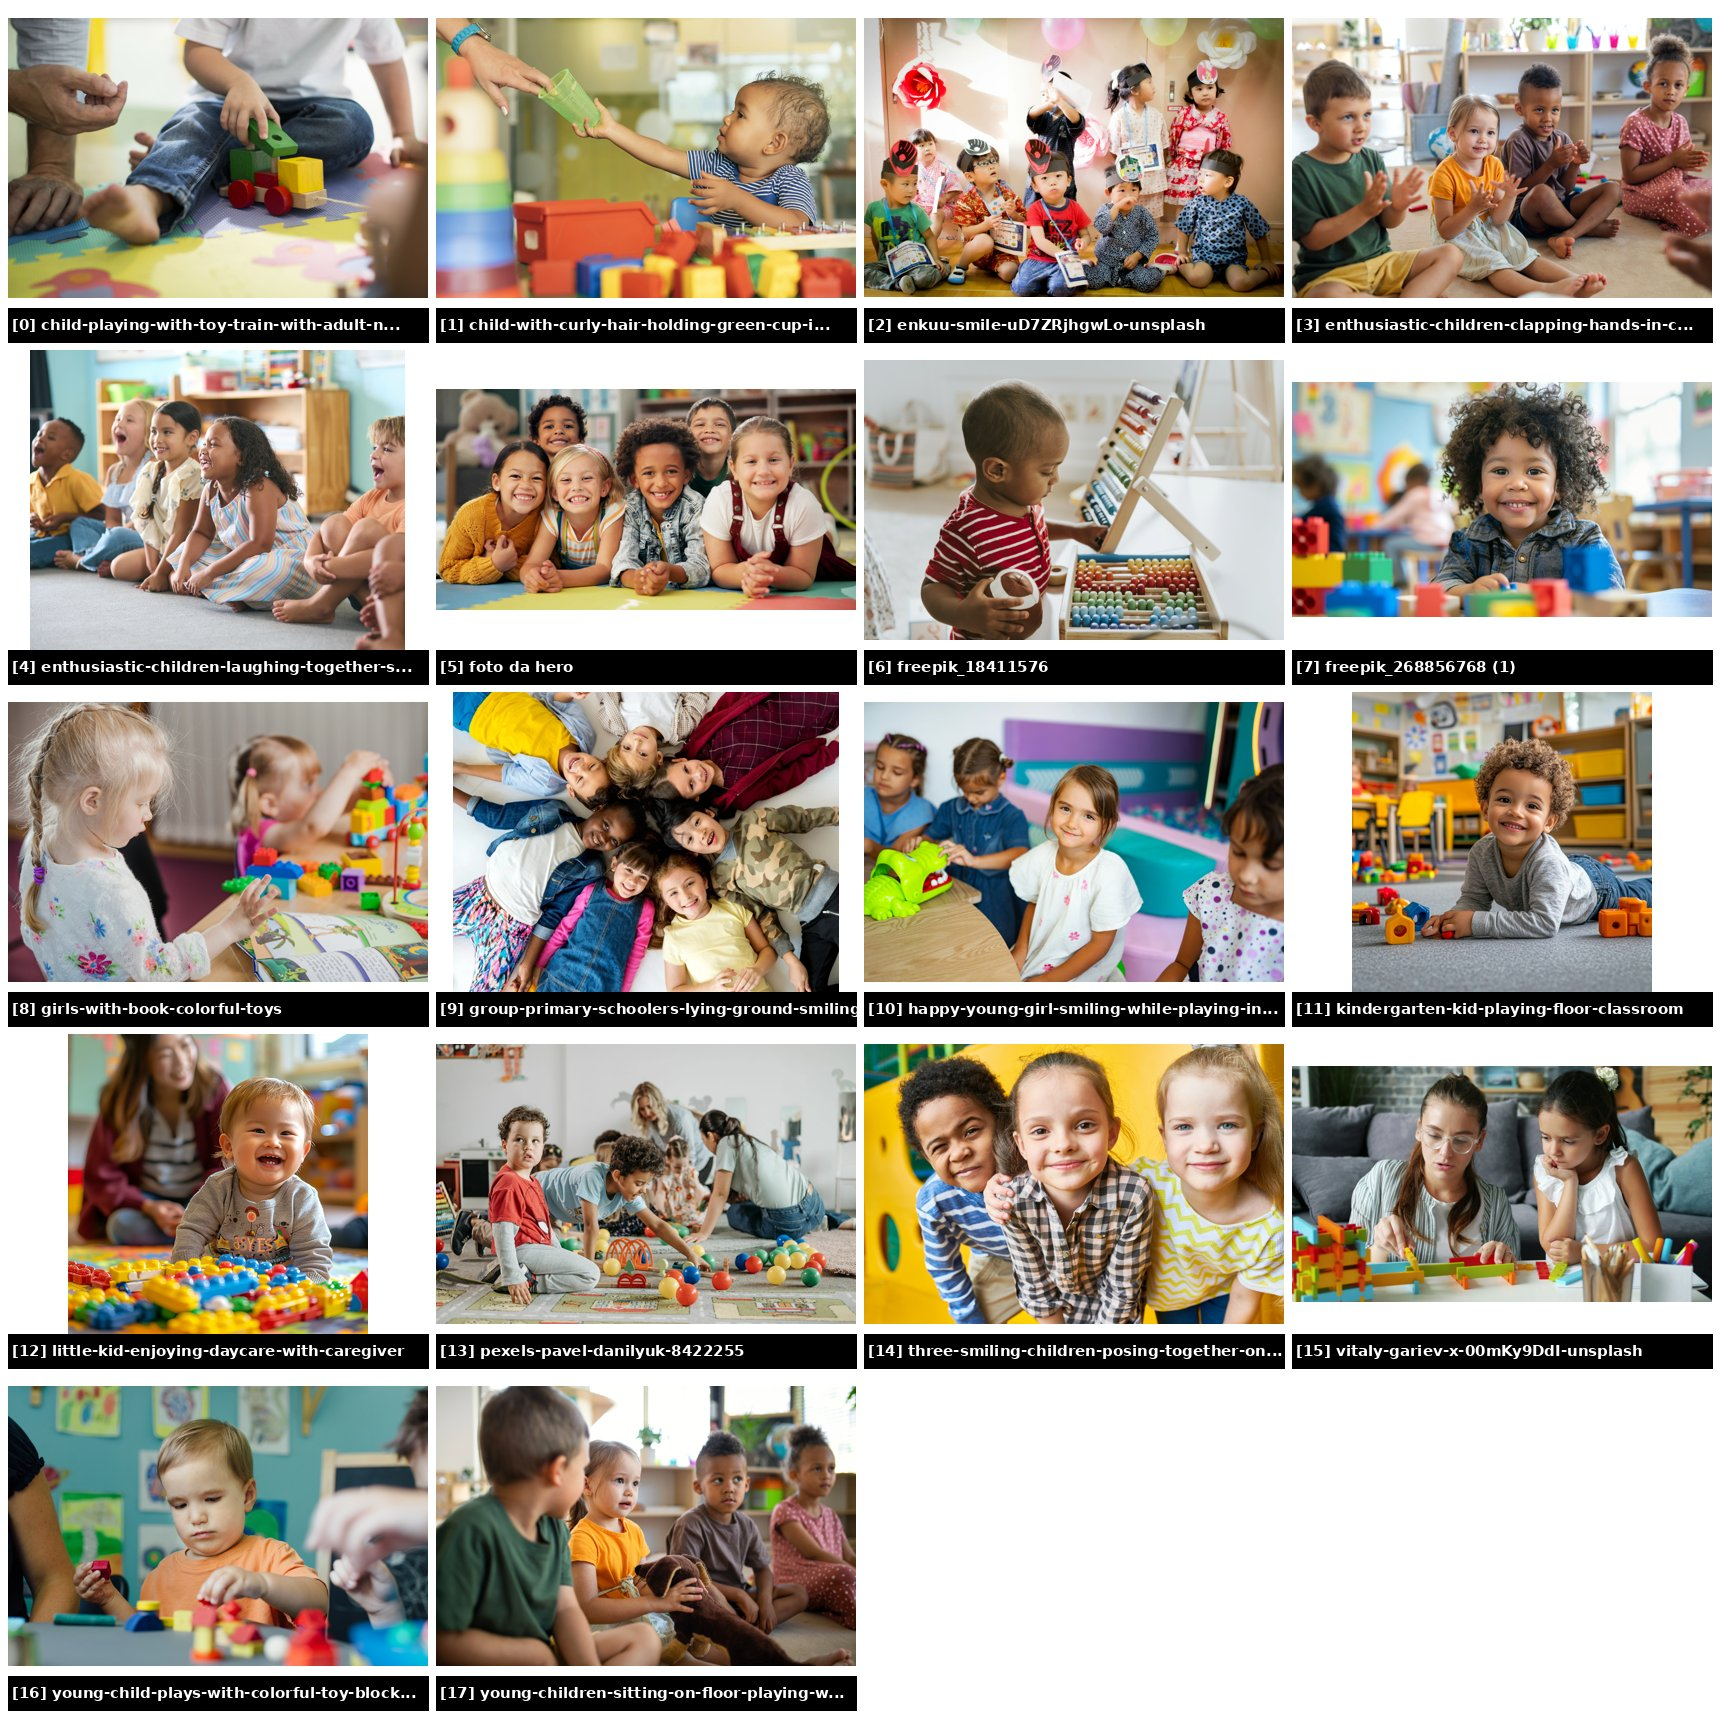

Write Python code to recreate this figure.
"""Contact sheet of new images for content-based mapping."""
import os
from PIL import Image, ImageDraw, ImageFont

SRC = "/home/z/my-project/new_images"
OUT = "/home/z/my-project/scripts/contact_sheet.jpg"

files = sorted(f for f in os.listdir(SRC) if f.endswith(".webp"))
COLS, THUMB = 4, (420, 300)
PAD, LABEL_H = 8, 34

rows = (len(files) + COLS - 1) // COLS
W = COLS * (THUMB[0] + PAD) + PAD
H = rows * (THUMB[1] + LABEL_H + PAD) + PAD
sheet = Image.new("RGB", (W, H), "white")

try:
    font = ImageFont.truetype("/usr/share/fonts/truetype/dejavu/DejaVuSans-Bold.ttf", 15)
except Exception:
    font = ImageFont.load_default()
draw = ImageDraw.Draw(sheet)

for i, f in enumerate(files):
    r, c = divmod(i, COLS)
    x = PAD + c * (THUMB[0] + PAD)
    y = PAD + r * (THUMB[1] + LABEL_H + PAD)
    im = Image.open(os.path.join(SRC, f)).convert("RGB")
    im.thumbnail(THUMB)
    sheet.paste(im, (x + (THUMB[0] - im.size[0]) // 2, y + (THUMB[1] - im.size[1]) // 2))
    name = f.replace(".webp", "")
    short = f"[{i}] " + (name if len(name) <= 44 else name[:41] + "...")
    draw.rectangle([x, y + THUMB[1], x + THUMB[0], y + THUMB[1] + LABEL_H], fill="black")
    draw.text((x + 4, y + THUMB[1] + 8), short, fill="white", font=font)

sheet.save(OUT, quality=85)
print("saved", OUT, sheet.size)
for i, f in enumerate(files):
    print(i, f)
